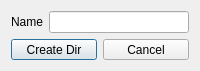
<?xml version="1.0" encoding="UTF-8"?>
<ui version="4.0">
 <class>FileCreateDir</class>
 <widget class="QDialog" name="FileCreateDir">
  <property name="geometry">
   <rect>
    <x>0</x>
    <y>0</y>
    <width>200</width>
    <height>71</height>
   </rect>
  </property>
  <property name="minimumSize">
   <size>
    <width>200</width>
    <height>71</height>
   </size>
  </property>
  <property name="maximumSize">
   <size>
    <width>200</width>
    <height>71</height>
   </size>
  </property>
  <property name="windowTitle">
   <string>Create Dir</string>
  </property>
  <layout class="QVBoxLayout" name="verticalLayout">
   <item>
    <layout class="QFormLayout" name="formLayout">
     <item row="0" column="0">
      <widget class="QLabel" name="label">
       <property name="text">
        <string>Name</string>
       </property>
      </widget>
     </item>
     <item row="0" column="1">
      <widget class="QLineEdit" name="name"/>
     </item>
    </layout>
   </item>
   <item>
    <layout class="QHBoxLayout" name="horizontalLayout">
     <item>
      <widget class="QPushButton" name="createDirButton">
       <property name="text">
        <string>Create Dir</string>
       </property>
      </widget>
     </item>
     <item>
      <widget class="QPushButton" name="cancelButton">
       <property name="text">
        <string>Cancel</string>
       </property>
      </widget>
     </item>
    </layout>
   </item>
  </layout>
 </widget>
 <resources/>
 <connections/>
</ui>
